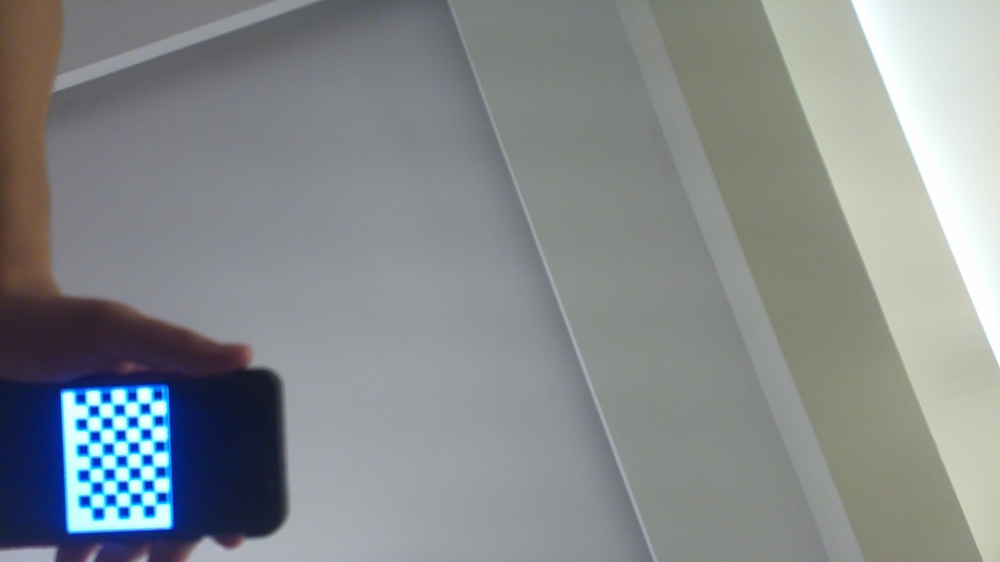
#> input picture camera calibration/captures/20250908_195112.jpg, 1000 x 562 px, shrunk from 1920 x 1080 before the run; its folder holds only this picture in this run
$ python camera_config.py
#> lines starting #> are read from the running program, lines starting #| are printed output that depends on the picture; after the words box and inside, x2 and y2 are one past the last pixel; in counts of white or black regions, pixels touching at a corner belong together; long printed decimals are rounded
import numpy as np
import cv2 as cv
import glob

# termination criteria
criteria = (cv.TERM_CRITERIA_EPS + cv.TERM_CRITERIA_MAX_ITER, 30, 0.001)

# Set the chessboard size correctly: number of inner corners per a chessboard row and column
chessboard_size = (8, 5)  # width, height (number of inner corners)
objp = np.zeros((chessboard_size[0]*chessboard_size[1], 3), np.float32)
objp[:, :2] = np.mgrid[0:chessboard_size[0], 0:chessboard_size[1]].T.reshape(-1, 2)

# Arrays to store object points and image points from all the images.
objpoints = []  # 3d point in real world space
imgpoints = []  # 2d points in image plane

images = glob.glob('/home/pi5/Turcja2025-dron/camera calibration/captures/*.jpg')

for fname in images:
    img = cv.imread(fname)
#> img is the input picture: shape (562, 1000, 3); mean B, G, R 140.6, 138.6, 133.9
    gray = cv.cvtColor(img, cv.COLOR_BGR2GRAY)
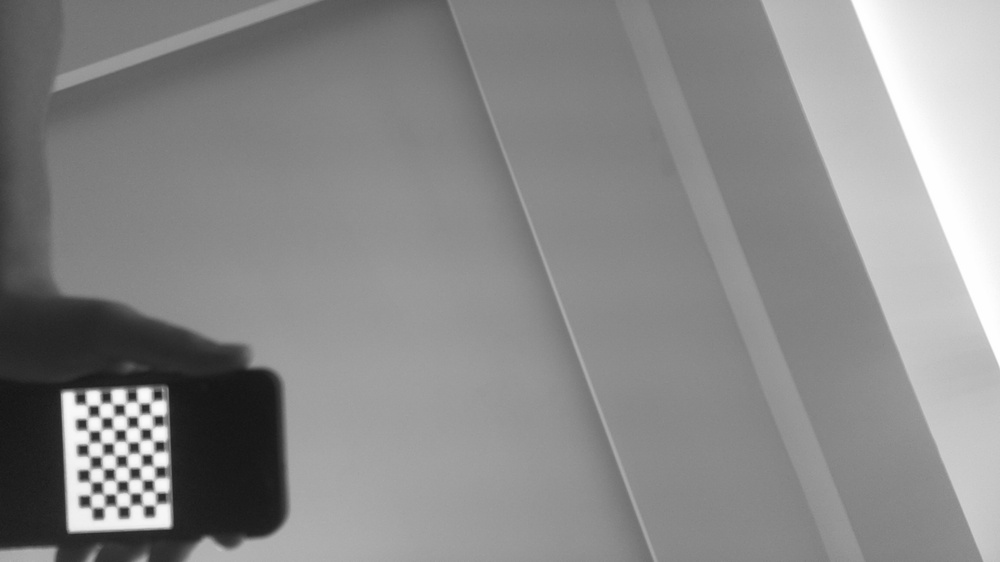
#> gray: shape (562, 1000); min 19, max 255, mean 137.5

    # Find the chess board corners
    ret, corners = cv.findChessboardCorners(gray, chessboard_size, None)
#> ret = True; corners = 40 rows, first 8: [138, 415], [139, 428.5], [140.5, 442.5], [139.5, 455], [139.9, 468.8], [140.5, 480.5], [141.5, 492], [143, 504]

    # If found, add object points, image points (after refining them)
    if ret:
        print('Found corners in', fname)

        corners2 = cv.cornerSubPix(gray, corners, (11, 11), (-1, -1), criteria)
#> corners2 = 40 rows, first 8: [133.2, 421.6], [145.4, 430.4], [134.4, 446.9], [147.5, 459], [135, 472.4], [134.5, 488.2], [134.5, 488.2], [148.4, 500.5]
        imgpoints.append(corners2)
        objpoints.append(objp.copy())  # Use copy to avoid reference issues

        # Draw and display the corners
        cv.drawChessboardCorners(img, chessboard_size, corners2, ret)
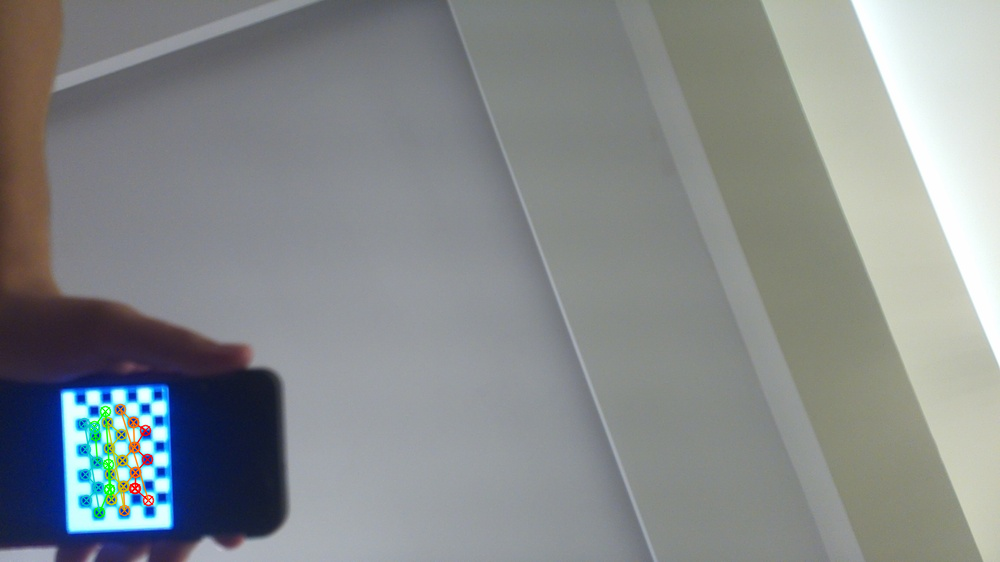
#> img: shape (562, 1000, 3); 0.74% of pixels changed, all inside (x1, y1, x2, y2) = (78, 403, 155, 519)
        # Optional: display image
        # cv.imshow('Corners', img)
        # cv.waitKey(500)
    print('Processed', fname)

# Calibrate camera
if len(objpoints) > 0:
    ret, mtx, dist, rvecs, tvecs = cv.calibrateCamera(objpoints, imgpoints, gray.shape[::-1], None, None)
#> ret = 7.63; mtx = [[1340.4, 0, 515.5], [0, 914.8, 207.6], [0, 0, 1]]; dist = [[-0.0249, -1.11, -0.26, -0.424, 1.3]]; rvecs = ([0.721, 0.836, 1.22],); tvecs = ([-9.84, 10.64, 43.82],)
    print("Camera matrix:\n", mtx)
#| Camera matrix:
#|  [[1.34044313e+03 0.00000000e+00 5.15534419e+02]
#|  [0.00000000e+00 9.14806097e+02 2.07643156e+02]
#|  [0.00000000e+00 0.00000000e+00 1.00000000e+00]]
    print("Distortion coefficients:\n", dist)
#| Distortion coefficients:
#|  [[-0.02493 -1.109 -0.2595 -0.4245  1.301]]
else:
    print("No corners found in any image.")

cv.destroyAllWindows()

$ run again, on camera calibration/captures/20250908_195153.jpg
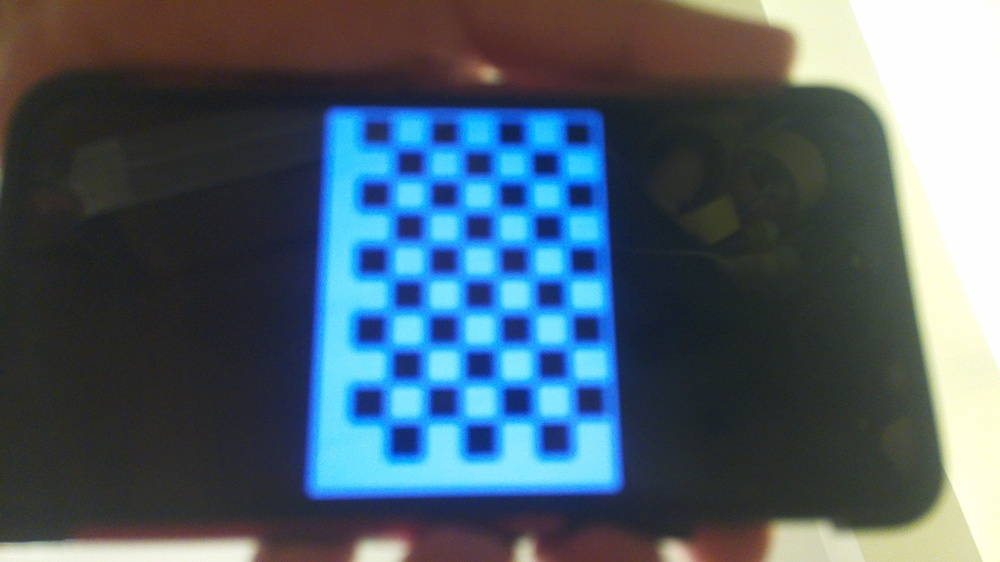
#> input picture camera calibration/captures/20250908_195153.jpg, 1000 x 562 px, shrunk from 1920 x 1080 before the run
#> img is the input picture: shape (562, 1000, 3); mean B, G, R 107.8, 95.1, 77.2
#> `gray = cv.cvtColor(img, cv.COLOR_BGR2GRAY)`:
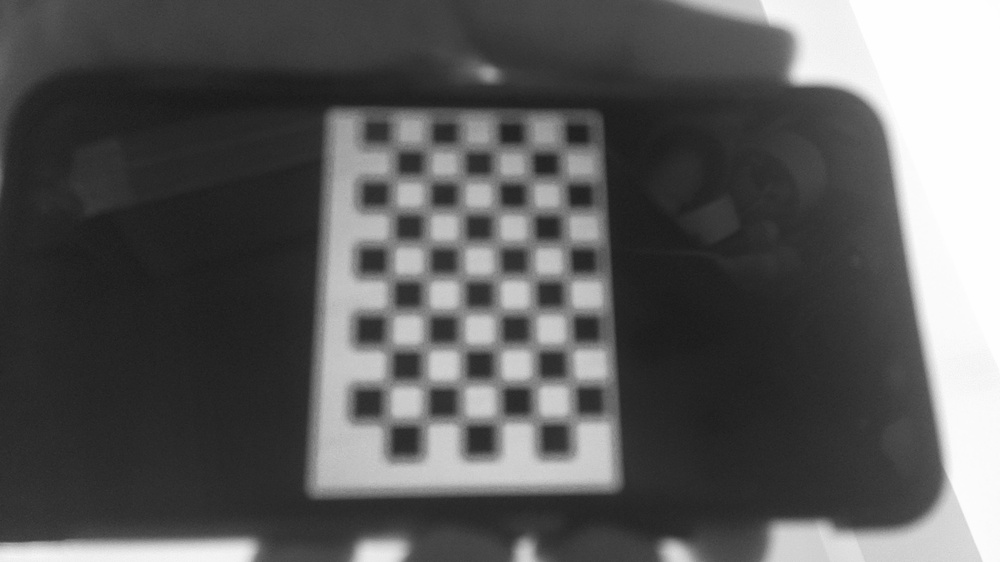
#> gray: shape (562, 1000); min 23, max 255, mean 91.2
#> `ret, corners = cv.findChessboardCorners(gray, chessboard_size, None)`: ret = True; corners = 40 rows, first 8: [526, 181], [530.5, 211], [531.8, 243.4], [532.5, 277], [533.5, 311.5], [535.9, 348.1], [535, 382.5], [536.2, 418]
#> corners2 = 40 rows, first 8: [531.8, 178.8], [532.8, 213.8], [535.8, 243.6], [534.4, 280], [534.7, 311.4], [536.9, 348.6], [536.7, 381.8], [538, 421.6]
#> `cv.drawChessboardCorners(img, chessboard_size, corners2, ret)`:
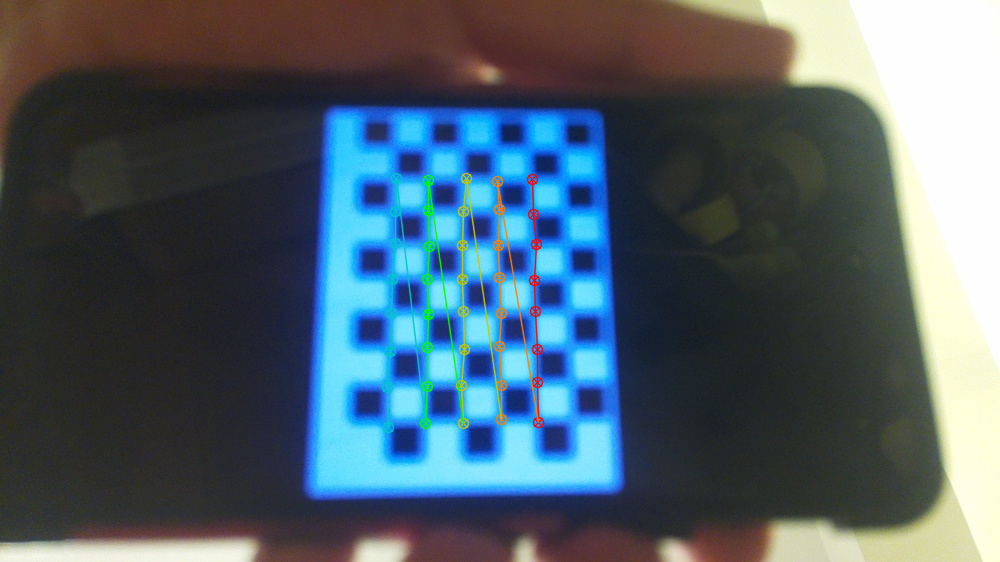
#> img: shape (562, 1000, 3); 1.72% of pixels changed, all inside (x1, y1, x2, y2) = (381, 172, 545, 434)
#> `ret, mtx, dist, rvecs, tvecs = cv.calibrateCamera(objpoints, imgpoints..`: ret = 1.48; mtx = [[1347, 0, 728.3], [0, 1136.8, 9.06], [0, 0, 1]]; dist = [[-0.935, 3.33, 0.0867, 0.0501, -3.45]]; rvecs = ([-0.376, 0.0221, 1.56],); tvecs = ([-5.35, 5.3, 35.36],)
#| Camera matrix:
#|  [[1.34701648e+03 0.00000000e+00 7.28338945e+02]
#|  [0.00000000e+00 1.13684599e+03 9.06032347e+00]
#|  [0.00000000e+00 0.00000000e+00 1.00000000e+00]]
#| Distortion coefficients:
#|  [[-0.9347  3.330  0.08675  0.05012 -3.455]]

$ run again, on camera calibration/captures/20250908_195215.jpg
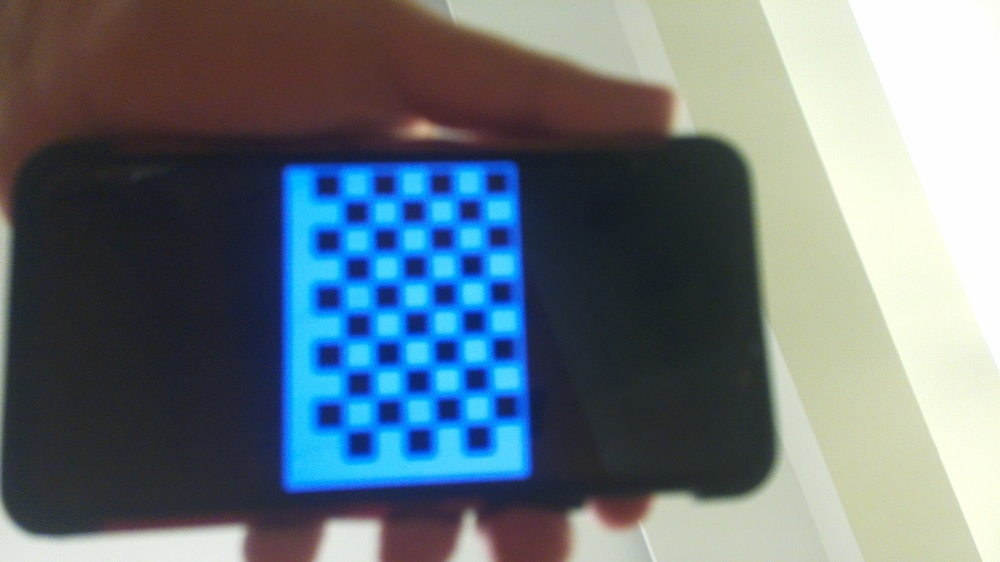
#> input picture camera calibration/captures/20250908_195215.jpg, 1000 x 562 px, shrunk from 1920 x 1080 before the run
#> img is the input picture: shape (562, 1000, 3); mean B, G, R 124.2, 116, 102.8
#> `gray = cv.cvtColor(img, cv.COLOR_BGR2GRAY)`:
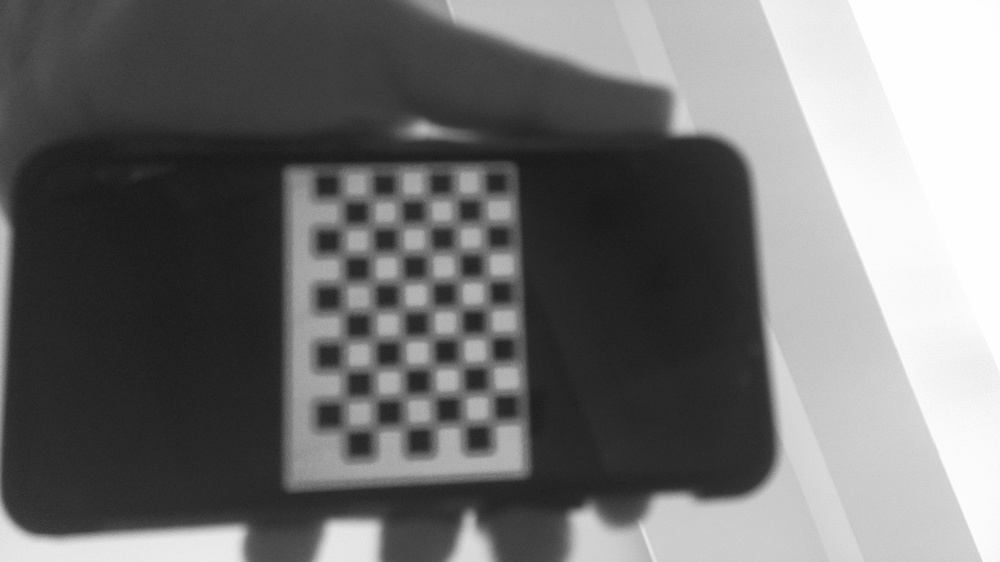
#> gray: shape (562, 1000); min 23, max 255, mean 113
#> `ret, corners = cv.findChessboardCorners(gray, chessboard_size, None)`: ret = True; corners = 40 rows, first 8: [456, 224], [457, 251.5], [458.5, 279.5], [459, 307.5], [460.8, 335], [461.5, 365], [462.5, 394], [463, 423.5]
#> corners2 = 40 rows, first 8: [457, 224.9], [457.6, 252.1], [459.6, 280.2], [460.7, 308.4], [461, 336.8], [461.9, 365.6], [462.8, 394.5], [465, 424]
#> `cv.drawChessboardCorners(img, chessboard_size, corners2, ret)`:
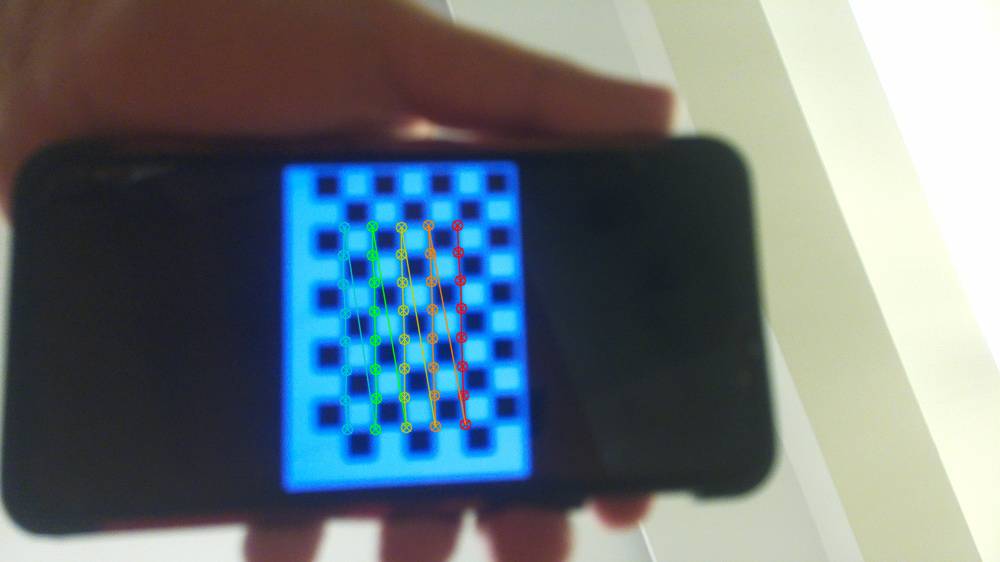
#> img: shape (562, 1000, 3); 1.5% of pixels changed, all inside (x1, y1, x2, y2) = (337, 219, 472, 436)
#> `ret, mtx, dist, rvecs, tvecs = cv.calibrateCamera(objpoints, imgpoints..`: ret = 0.542; mtx = [[429.6, 0, 455.1], [0, 429.5, 323.3], [0, 0, 1]]; dist = [[-0.816, 15.9, 0.0065, -0.00555, -81.8]]; rvecs = ([-0.0776, 0.0282, 1.54],); tvecs = ([0.0676, -3.52, 15.12],)
#| Camera matrix:
#|  [[429.591   0.         455.134]
#|  [  0.         429.540 323.280]
#|  [  0.           0.           1.        ]]
#| Distortion coefficients:
#|  [[-8.16301967e-01  1.59025937e+01  6.50266336e-03 -5.54692526e-03
#|   -8.18005741e+01]]

$ run again, on camera calibration/captures/20250908_195222.jpg
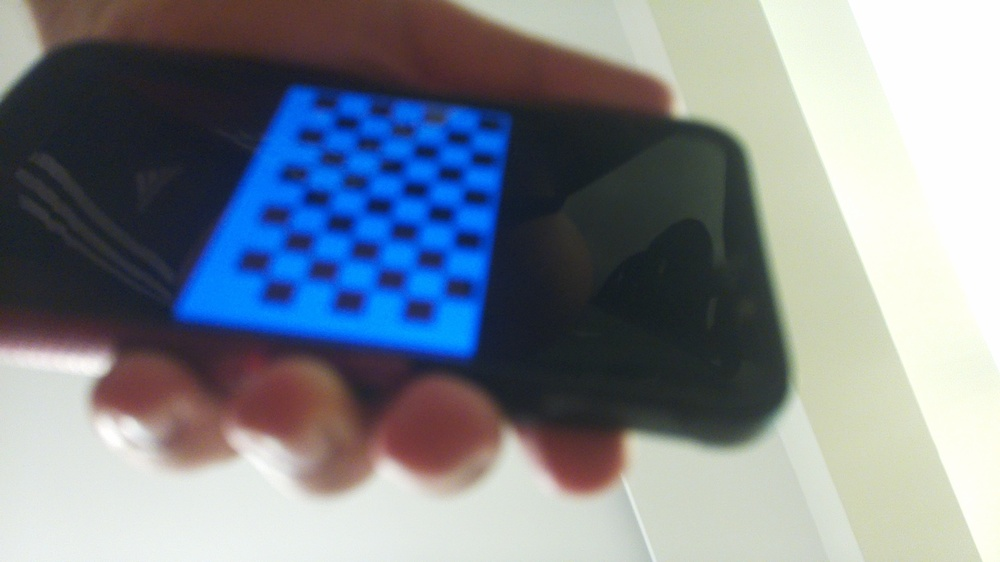
#> input picture camera calibration/captures/20250908_195222.jpg, 1000 x 562 px, shrunk from 1920 x 1080 before the run
#> img is the input picture: shape (562, 1000, 3); mean B, G, R 142.4, 133, 125.4
#> `gray = cv.cvtColor(img, cv.COLOR_BGR2GRAY)`:
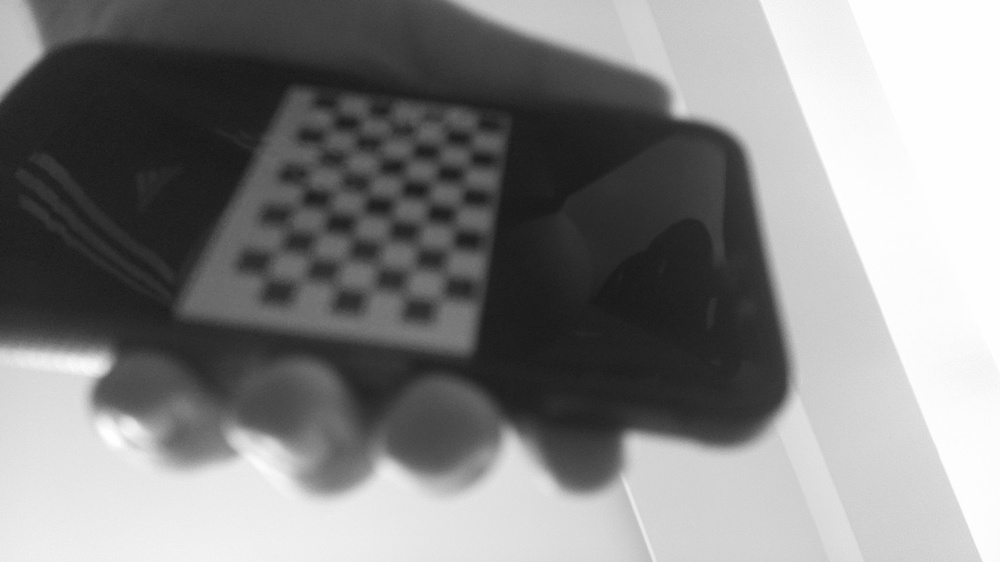
#> gray: shape (562, 1000); min 22, max 255, mean 131.8
#> ret = False; corners = None

$ run again, on camera calibration/captures/20250908_195118.jpg
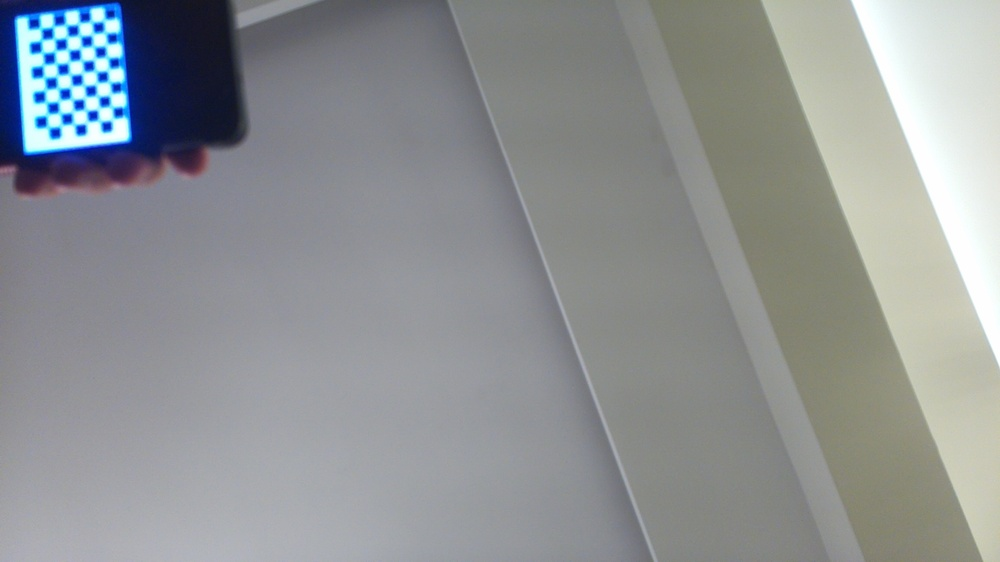
#> input picture camera calibration/captures/20250908_195118.jpg, 1000 x 562 px, shrunk from 1920 x 1080 before the run
#> img is the input picture: shape (562, 1000, 3); mean B, G, R 148.6, 146.7, 143.2
#> `gray = cv.cvtColor(img, cv.COLOR_BGR2GRAY)`:
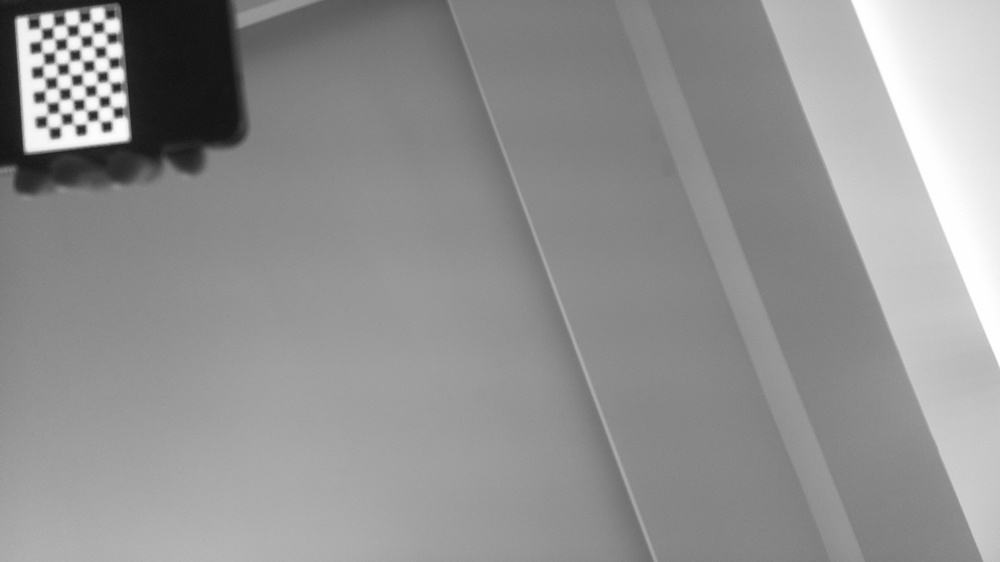
#> gray: shape (562, 1000); min 17, max 255, mean 145.8
#> `ret, corners = cv.findChessboardCorners(gray, chessboard_size, None)`: ret = True; corners = 40 rows, first 8: [92.5, 34.5], [92, 47.5], [94.5, 59], [96.5, 70.5], [96.5, 83], [99, 94.5], [98.5, 108], [98.5, 121.5]
#> corners2 = 40 rows, first 8: [86.52, 40.64], [86.52, 40.64], [88.56, 65.5], [102.5, 76.43], [102.5, 76.43], [104.2, 101.2], [104.2, 101.2], [92.89, 115.2]
#> `cv.drawChessboardCorners(img, chessboard_size, corners2, ret)`:
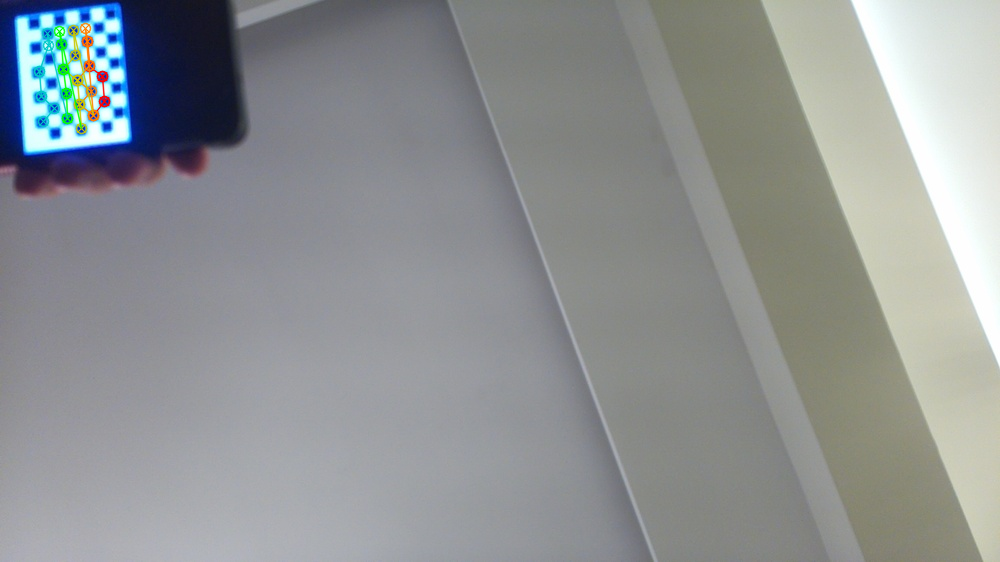
#> img: shape (562, 1000, 3); 0.66% of pixels changed, all inside (x1, y1, x2, y2) = (33, 22, 111, 135)
#> `ret, mtx, dist, rvecs, tvecs = cv.calibrateCamera(objpoints, imgpoints..`: ret = 7.81; mtx = [[283.7, 0, 517.1], [0, 202.8, 285.5], [0, 0, 1]]; dist = [[0.0439, 0.0162, 0.0124, 0.0319, -0.00361]]; rvecs = ([-0.634, -2.19, 0.765],); tvecs = ([-28.13, -22.4, 18.87],)
#| Camera matrix:
#|  [[283.724   0.         517.109]
#|  [  0.         202.799 285.463]
#|  [  0.           0.           1.        ]]
#| Distortion coefficients:
#|  [[ 0.04395  0.01624  0.01238  0.03194 -0.003609]]
